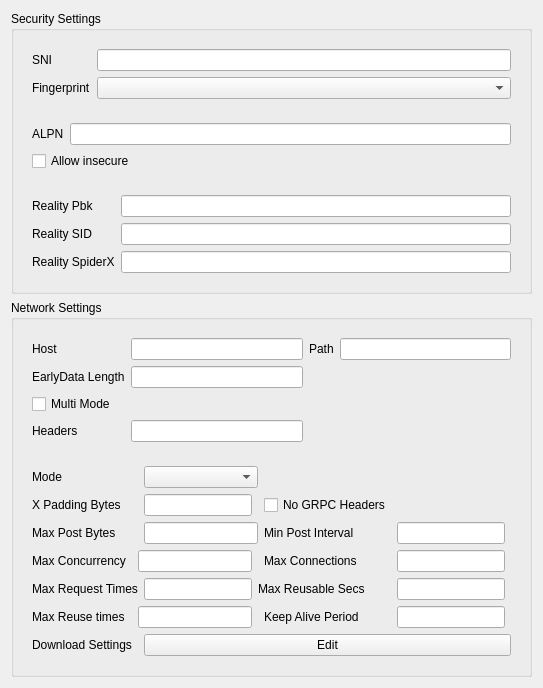
    <widget class="QWidget" name="xray_widget" native="true">
     <layout class="QVBoxLayout" name="verticalLayout_5">
      <item>
       <widget class="QGroupBox" name="xray_security_box">
        <property name="title">
         <string>Security Settings</string>
        </property>
        <layout class="QVBoxLayout" name="verticalLayout_8">
         <item>
          <widget class="QWidget" name="xray_tls_common" native="true">
           <layout class="QGridLayout" name="gridLayout_5">
            <item row="0" column="0">
             <widget class="QLabel" name="label_11">
              <property name="text">
               <string>SNI</string>
              </property>
             </widget>
            </item>
            <item row="0" column="1">
             <widget class="QLineEdit" name="xray_sni"/>
            </item>
            <item row="1" column="0">
             <widget class="QLabel" name="label_12">
              <property name="text">
               <string>Fingerprint</string>
              </property>
             </widget>
            </item>
            <item row="1" column="1">
             <widget class="QComboBox" name="xray_fp"/>
            </item>
           </layout>
          </widget>
         </item>
         <item>
          <widget class="QWidget" name="xray_tls_only" native="true">
           <layout class="QGridLayout" name="gridLayout_6">
            <item row="0" column="0">
             <widget class="QLabel" name="label_13">
              <property name="text">
               <string>ALPN</string>
              </property>
             </widget>
            </item>
            <item row="0" column="1">
             <widget class="QLineEdit" name="xray_alpn"/>
            </item>
            <item row="1" column="0" colspan="2">
             <widget class="QCheckBox" name="xray_insecure">
              <property name="text">
               <string>Allow insecure</string>
              </property>
             </widget>
            </item>
           </layout>
          </widget>
         </item>
         <item>
          <widget class="QWidget" name="xray_reality_box" native="true">
           <layout class="QGridLayout" name="gridLayout_7">
            <item row="0" column="0">
             <widget class="QLabel" name="label_14">
              <property name="text">
               <string>Reality Pbk</string>
              </property>
             </widget>
            </item>
            <item row="0" column="1">
             <widget class="QLineEdit" name="xray_reality_pbk"/>
            </item>
            <item row="1" column="0">
             <widget class="QLabel" name="label_15">
              <property name="text">
               <string>Reality SID</string>
              </property>
             </widget>
            </item>
            <item row="1" column="1">
             <widget class="QLineEdit" name="xray_reality_sid"/>
            </item>
            <item row="2" column="0">
             <widget class="QLabel" name="label_16">
              <property name="text">
               <string>Reality SpiderX</string>
              </property>
             </widget>
            </item>
            <item row="2" column="1">
             <widget class="QLineEdit" name="xray_reality_spiderx"/>
            </item>
           </layout>
          </widget>
         </item>
        </layout>
       </widget>
      </item>
      <item>
       <widget class="QGroupBox" name="xray_network_box">
        <property name="title">
         <string>Network Settings</string>
        </property>
        <layout class="QVBoxLayout" name="verticalLayout_10">
         <item>
          <widget class="QWidget" name="xray_common_box" native="true">
           <layout class="QGridLayout" name="gridLayout_11">
            <item row="0" column="0">
             <widget class="QLabel" name="xray_host_l">
              <property name="text">
               <string>Host</string>
              </property>
             </widget>
            </item>
            <item row="3" column="0">
             <widget class="QLabel" name="xray_headers_l">
              <property name="text">
               <string>Headers</string>
              </property>
             </widget>
            </item>
            <item row="0" column="1">
             <widget class="QLineEdit" name="xray_host"/>
            </item>
            <item row="0" column="3">
             <widget class="QLineEdit" name="xray_path"/>
            </item>
            <item row="3" column="1">
             <widget class="QLineEdit" name="xray_headers"/>
            </item>
            <item row="0" column="2">
             <widget class="QLabel" name="xray_path_l">
              <property name="text">
               <string>Path</string>
              </property>
             </widget>
            </item>
            <item row="1" column="0">
             <widget class="QLabel" name="xray_ed_label">
              <property name="text">
               <string>EarlyData Length</string>
              </property>
             </widget>
            </item>
            <item row="1" column="1">
             <widget class="QLineEdit" name="xray_ed_length"/>
            </item>
            <item row="2" column="0">
             <widget class="QCheckBox" name="xray_multi_mode">
              <property name="text">
               <string>Multi Mode</string>
              </property>
             </widget>
            </item>
           </layout>
          </widget>
         </item>
         <item>
          <widget class="QWidget" name="xray_xhttp_box" native="true">
           <layout class="QGridLayout" name="gridLayout_10">
            <item row="6" column="5">
             <widget class="QLineEdit" name="xray_max_connections"/>
            </item>
            <item row="6" column="0">
             <widget class="QLabel" name="label_26">
              <property name="text">
               <string>Max Concurrency</string>
              </property>
             </widget>
            </item>
            <item row="7" column="3" colspan="2">
             <widget class="QLabel" name="label_28">
              <property name="text">
               <string>Max Reusable Secs</string>
              </property>
             </widget>
            </item>
            <item row="8" column="5">
             <widget class="QLineEdit" name="xray_keep_alive_period"/>
            </item>
            <item row="0" column="2" colspan="2">
             <widget class="QComboBox" name="xray_mode"/>
            </item>
            <item row="6" column="4">
             <widget class="QLabel" name="label_31">
              <property name="text">
               <string>Max Connections</string>
              </property>
             </widget>
            </item>
            <item row="8" column="1" colspan="2">
             <widget class="QLineEdit" name="xray_max_reuse_times"/>
            </item>
            <item row="9" column="0">
             <widget class="QLabel" name="label_32">
              <property name="text">
               <string>Download Settings</string>
              </property>
             </widget>
            </item>
            <item row="8" column="4">
             <widget class="QLabel" name="label_30">
              <property name="text">
               <string>Keep Alive Period</string>
              </property>
             </widget>
            </item>
            <item row="5" column="0" colspan="2">
             <widget class="QLabel" name="label_24">
              <property name="text">
               <string>Max Post Bytes</string>
              </property>
             </widget>
            </item>
            <item row="1" column="0">
             <widget class="QLabel" name="label_23">
              <property name="text">
               <string>X Padding Bytes</string>
              </property>
             </widget>
            </item>
            <item row="5" column="5">
             <widget class="QLineEdit" name="xray_scMinPostsIntervalMs"/>
            </item>
            <item row="5" column="2" colspan="2">
             <widget class="QLineEdit" name="xray_scMaxEachPostBytes"/>
            </item>
            <item row="6" column="1" colspan="2">
             <widget class="QLineEdit" name="xray_max_concurrency"/>
            </item>
            <item row="1" column="2">
             <widget class="QLineEdit" name="xray_xpaddingbytes"/>
            </item>
            <item row="0" column="0">
             <widget class="QLabel" name="label_21">
              <property name="text">
               <string>Mode</string>
              </property>
             </widget>
            </item>
            <item row="8" column="0">
             <widget class="QLabel" name="label_29">
              <property name="text">
               <string>Max Reuse times</string>
              </property>
             </widget>
            </item>
            <item row="7" column="2">
             <widget class="QLineEdit" name="xray_hMaxRequestTimes"/>
            </item>
            <item row="7" column="5">
             <widget class="QLineEdit" name="xray_hMaxReusableSecs"/>
            </item>
            <item row="1" column="4">
             <widget class="QCheckBox" name="xray_no_grpc">
              <property name="text">
               <string>No GRPC Headers</string>
              </property>
             </widget>
            </item>
            <item row="9" column="2" colspan="5">
             <widget class="QPushButton" name="xray_downloadsettings_edit">
              <property name="text">
               <string>Edit</string>
              </property>
             </widget>
            </item>
            <item row="5" column="4">
             <widget class="QLabel" name="label_25">
              <property name="text">
               <string>Min Post Interval</string>
              </property>
             </widget>
            </item>
            <item row="7" column="0" colspan="2">
             <widget class="QLabel" name="label_27">
              <property name="text">
               <string>Max Request Times</string>
              </property>
             </widget>
            </item>
           </layout>
          </widget>
         </item>
        </layout>
       </widget>
      </item>
     </layout>
    </widget>
